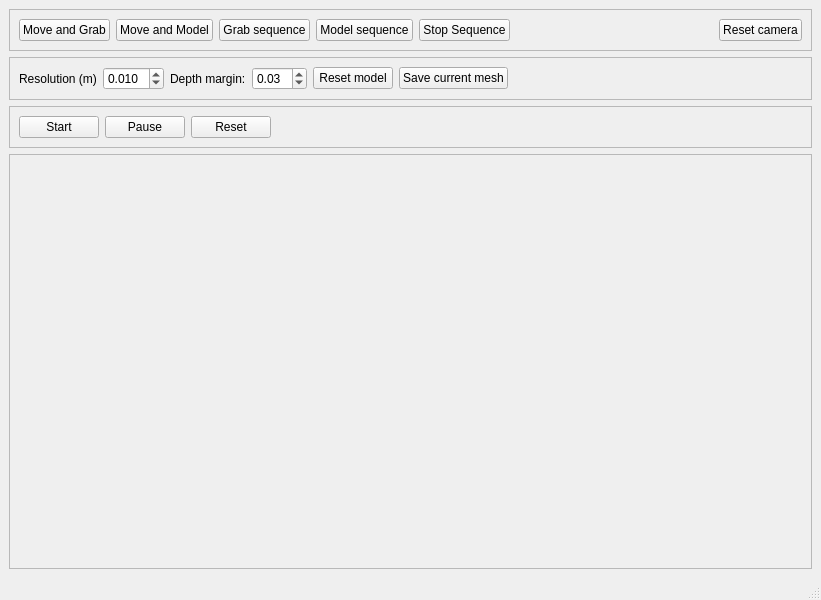
<?xml version="1.0" encoding="UTF-8"?>
<ui version="4.0">
 <class>ModelAcquisitionWindow</class>
 <widget class="QMainWindow" name="ModelAcquisitionWindow">
  <property name="geometry">
   <rect>
    <x>0</x>
    <y>0</y>
    <width>821</width>
    <height>600</height>
   </rect>
  </property>
  <property name="windowTitle">
   <string>3D View</string>
  </property>
  <widget class="QWidget" name="centralwidget">
   <layout class="QVBoxLayout" name="verticalLayout">
    <item>
     <widget class="QFrame" name="frame">
      <property name="sizePolicy">
       <sizepolicy hsizetype="Preferred" vsizetype="Fixed">
        <horstretch>0</horstretch>
        <verstretch>0</verstretch>
       </sizepolicy>
      </property>
      <property name="frameShape">
       <enum>QFrame::StyledPanel</enum>
      </property>
      <property name="frameShadow">
       <enum>QFrame::Raised</enum>
      </property>
      <layout class="QHBoxLayout" name="horizontalLayout">
       <item>
        <widget class="QPushButton" name="moveGrabButton">
         <property name="text">
          <string>Move and Grab</string>
         </property>
        </widget>
       </item>
       <item>
        <widget class="QPushButton" name="moveModelButton">
         <property name="text">
          <string>Move and Model</string>
         </property>
        </widget>
       </item>
       <item>
        <widget class="QPushButton" name="grabSequenceButton">
         <property name="text">
          <string>Grab sequence</string>
         </property>
        </widget>
       </item>
       <item>
        <widget class="QPushButton" name="modelSequenceButton">
         <property name="text">
          <string>Model sequence</string>
         </property>
        </widget>
       </item>
       <item>
        <widget class="QPushButton" name="stopSequenceButton">
         <property name="text">
          <string>Stop Sequence</string>
         </property>
        </widget>
       </item>
       <item>
        <spacer name="horizontalSpacer">
         <property name="orientation">
          <enum>Qt::Horizontal</enum>
         </property>
         <property name="sizeHint" stdset="0">
          <size>
           <width>40</width>
           <height>20</height>
          </size>
         </property>
        </spacer>
       </item>
       <item>
        <widget class="QPushButton" name="resetCamera">
         <property name="text">
          <string>Reset camera</string>
         </property>
        </widget>
       </item>
      </layout>
     </widget>
    </item>
    <item>
     <widget class="QFrame" name="frame_3">
      <property name="sizePolicy">
       <sizepolicy hsizetype="Preferred" vsizetype="Fixed">
        <horstretch>0</horstretch>
        <verstretch>0</verstretch>
       </sizepolicy>
      </property>
      <property name="frameShape">
       <enum>QFrame::StyledPanel</enum>
      </property>
      <property name="frameShadow">
       <enum>QFrame::Raised</enum>
      </property>
      <layout class="QHBoxLayout" name="horizontalLayout_3">
       <item>
        <widget class="QLabel" name="label">
         <property name="text">
          <string>Resolution (m)</string>
         </property>
        </widget>
       </item>
       <item>
        <widget class="QDoubleSpinBox" name="resolutionSpinBox">
         <property name="decimals">
          <number>3</number>
         </property>
         <property name="minimum">
          <double>-0.050000000000000</double>
         </property>
         <property name="maximum">
          <double>0.050000000000000</double>
         </property>
         <property name="singleStep">
          <double>0.001000000000000</double>
         </property>
         <property name="value">
          <double>0.010000000000000</double>
         </property>
        </widget>
       </item>
       <item>
        <widget class="QLabel" name="label_2">
         <property name="text">
          <string>Depth margin:</string>
         </property>
        </widget>
       </item>
       <item>
        <widget class="QDoubleSpinBox" name="depthMarginSpinBox">
         <property name="minimum">
          <double>-0.100000000000000</double>
         </property>
         <property name="maximum">
          <double>0.500000000000000</double>
         </property>
         <property name="singleStep">
          <double>0.001000000000000</double>
         </property>
         <property name="value">
          <double>0.030000000000000</double>
         </property>
        </widget>
       </item>
       <item>
        <widget class="QPushButton" name="resetModelButton">
         <property name="text">
          <string>Reset model</string>
         </property>
        </widget>
       </item>
       <item>
        <widget class="QPushButton" name="saveMeshButton">
         <property name="text">
          <string>Save current mesh</string>
         </property>
        </widget>
       </item>
       <item>
        <spacer name="horizontalSpacer_2">
         <property name="orientation">
          <enum>Qt::Horizontal</enum>
         </property>
         <property name="sizeHint" stdset="0">
          <size>
           <width>40</width>
           <height>20</height>
          </size>
         </property>
        </spacer>
       </item>
      </layout>
     </widget>
    </item>
    <item>
     <widget class="QFrame" name="frame_4">
      <property name="sizePolicy">
       <sizepolicy hsizetype="Preferred" vsizetype="Fixed">
        <horstretch>0</horstretch>
        <verstretch>0</verstretch>
       </sizepolicy>
      </property>
      <property name="frameShape">
       <enum>QFrame::StyledPanel</enum>
      </property>
      <property name="frameShadow">
       <enum>QFrame::Raised</enum>
      </property>
      <layout class="QHBoxLayout" name="horizontalLayout_4">
       <item>
        <widget class="QPushButton" name="startButton">
         <property name="sizePolicy">
          <sizepolicy hsizetype="Fixed" vsizetype="Fixed">
           <horstretch>0</horstretch>
           <verstretch>0</verstretch>
          </sizepolicy>
         </property>
         <property name="text">
          <string>Start</string>
         </property>
        </widget>
       </item>
       <item>
        <widget class="QPushButton" name="stopButton">
         <property name="sizePolicy">
          <sizepolicy hsizetype="Fixed" vsizetype="Fixed">
           <horstretch>0</horstretch>
           <verstretch>0</verstretch>
          </sizepolicy>
         </property>
         <property name="text">
          <string>Pause</string>
         </property>
        </widget>
       </item>
       <item>
        <widget class="QPushButton" name="resetButton">
         <property name="text">
          <string>Reset</string>
         </property>
        </widget>
       </item>
       <item>
        <spacer name="horizontalSpacer_3">
         <property name="orientation">
          <enum>Qt::Horizontal</enum>
         </property>
         <property name="sizeHint" stdset="0">
          <size>
           <width>40</width>
           <height>20</height>
          </size>
         </property>
        </spacer>
       </item>
      </layout>
     </widget>
    </item>
    <item>
     <widget class="QFrame" name="frame_2">
      <property name="frameShape">
       <enum>QFrame::StyledPanel</enum>
      </property>
      <property name="frameShadow">
       <enum>QFrame::Raised</enum>
      </property>
      <layout class="QHBoxLayout" name="horizontalLayout_2">
       <item>
        <widget class="ntk::MeshViewer" name="mesh_view" native="true">
         <property name="focusPolicy">
          <enum>Qt::ClickFocus</enum>
         </property>
        </widget>
       </item>
      </layout>
     </widget>
    </item>
   </layout>
  </widget>
  <widget class="QMenuBar" name="menubar">
   <property name="geometry">
    <rect>
     <x>0</x>
     <y>0</y>
     <width>821</width>
     <height>21</height>
    </rect>
   </property>
  </widget>
  <widget class="QStatusBar" name="statusbar"/>
  <action name="action_Grab_and_Move">
   <property name="text">
    <string>Grab and Move</string>
   </property>
  </action>
  <action name="action_Grab_Sequence">
   <property name="text">
    <string>Grab Sequence</string>
   </property>
  </action>
  <action name="actionModel_and_Move">
   <property name="text">
    <string>Model and Move</string>
   </property>
  </action>
  <action name="actionModel_Sequence">
   <property name="text">
    <string>Model Sequence</string>
   </property>
  </action>
 </widget>
 <customwidgets>
  <customwidget>
   <class>ntk::MeshViewer</class>
   <extends>QWidget</extends>
   <header location="global">ntk/mesh/mesh_viewer.h</header>
   <container>1</container>
  </customwidget>
 </customwidgets>
 <resources/>
 <connections>
  <connection>
   <sender>moveGrabButton</sender>
   <signal>clicked()</signal>
   <receiver>action_Grab_and_Move</receiver>
   <slot>trigger()</slot>
   <hints>
    <hint type="sourcelabel">
     <x>262</x>
     <y>55</y>
    </hint>
    <hint type="destinationlabel">
     <x>-1</x>
     <y>-1</y>
    </hint>
   </hints>
  </connection>
  <connection>
   <sender>grabSequenceButton</sender>
   <signal>clicked()</signal>
   <receiver>action_Grab_Sequence</receiver>
   <slot>trigger()</slot>
   <hints>
    <hint type="sourcelabel">
     <x>373</x>
     <y>55</y>
    </hint>
    <hint type="destinationlabel">
     <x>-1</x>
     <y>-1</y>
    </hint>
   </hints>
  </connection>
  <connection>
   <sender>moveModelButton</sender>
   <signal>clicked()</signal>
   <receiver>actionModel_and_Move</receiver>
   <slot>trigger()</slot>
   <hints>
    <hint type="sourcelabel">
     <x>178</x>
     <y>44</y>
    </hint>
    <hint type="destinationlabel">
     <x>-1</x>
     <y>-1</y>
    </hint>
   </hints>
  </connection>
  <connection>
   <sender>modelSequenceButton</sender>
   <signal>clicked()</signal>
   <receiver>actionModel_Sequence</receiver>
   <slot>trigger()</slot>
   <hints>
    <hint type="sourcelabel">
     <x>419</x>
     <y>44</y>
    </hint>
    <hint type="destinationlabel">
     <x>-1</x>
     <y>-1</y>
    </hint>
   </hints>
  </connection>
 </connections>
</ui>
